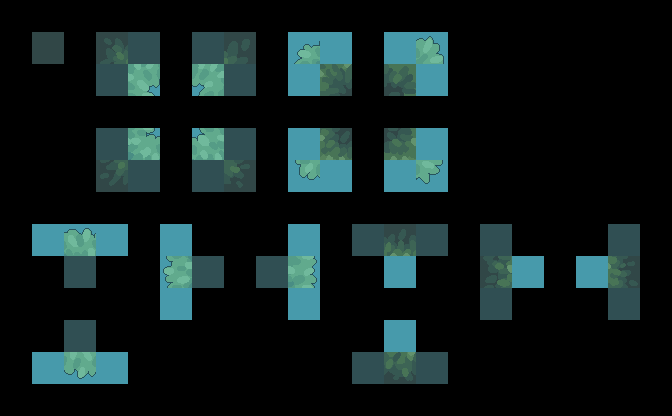

A level layout from a 2D game, rendered from its tile map. Below: a short description, then the map file with its tile-grid data intact:
An orthogonal 21x13 tile map with 32x32 px tiles, 3 tile layers (regions, input_prototype, output_terrain).

<map version="1.10" tiledversion="1.10.2" orientation="orthogonal" renderorder="right-down" width="21" height="13" tilewidth="32" tileheight="32" infinite="0" nextlayerid="5" nextobjectid="1">
 <properties>
  <property name="DeleteTiles" type="bool" value="true" />
  <property name="Disabled" type="bool" value="false" />
 </properties>
 <tileset firstgid="1" source="tilesets.tsx" />
 <layer id="2" name="regions" width="21" height="13" opacity="0.49">
  <data encoding="csv">
0,0,0,0,0,0,0,0,0,0,0,0,0,0,0,0,0,0,0,0,0,
0,81,0,81,81,0,81,81,0,81,81,0,81,81,0,0,0,0,0,0,0,
0,0,0,81,81,0,81,81,0,81,81,0,81,81,0,0,0,0,0,0,0,
0,0,0,0,0,0,0,0,0,0,0,0,0,0,0,0,0,0,0,0,0,
0,0,0,81,81,0,81,81,0,81,81,0,81,81,0,0,0,0,0,0,0,
0,0,0,81,81,0,81,81,0,81,81,0,81,81,0,0,0,0,0,0,0,
0,0,0,0,0,0,0,0,0,0,0,0,0,0,0,0,0,0,0,0,0,
0,81,81,81,0,81,0,0,0,81,0,81,81,81,0,81,0,0,0,81,0,
0,0,81,0,0,81,81,0,81,81,0,0,81,0,0,81,81,0,81,81,0,
0,0,0,0,0,81,0,0,0,81,0,0,0,0,0,81,0,0,0,81,0,
0,0,81,0,0,0,0,0,0,0,0,0,81,0,0,0,0,0,0,0,0,
0,81,81,81,0,0,0,0,0,0,0,81,81,81,0,0,0,0,0,0,0,
0,0,0,0,0,0,0,0,0,0,0,0,0,0,0,0,0,0,0,0,0
</data>
 </layer>
 <layer id="1" name="input_prototype" width="21" height="13" opacity="0.51">
  <data encoding="csv">
0,0,0,0,0,0,0,0,0,0,0,0,0,0,0,0,0,0,0,0,0,
0,74,0,74,74,0,74,74,0,81,81,0,81,81,0,0,0,0,0,0,0,
0,0,0,74,81,0,81,74,0,81,74,0,74,81,0,0,0,0,0,0,0,
37,0,0,0,0,0,0,0,0,0,0,0,0,0,0,0,0,0,0,0,0,
0,0,0,74,81,0,81,74,0,81,74,0,74,81,0,0,0,0,0,0,0,
0,0,0,74,74,0,74,74,0,81,81,0,81,81,0,0,0,0,0,0,0,
0,0,0,0,0,0,0,0,0,82,0,0,0,0,0,0,0,0,0,0,0,
85,81,81,81,0,81,0,0,0,81,0,74,74,74,0,74,0,0,0,74,0,
0,0,74,0,0,81,74,0,74,81,0,0,81,0,0,74,81,0,81,74,0,
0,0,0,0,0,81,0,0,0,81,0,0,0,0,0,74,0,0,0,74,0,
0,0,74,0,0,0,0,0,0,0,0,0,81,0,0,0,0,0,0,0,0,
0,81,81,81,0,0,0,0,0,0,0,74,74,74,0,0,0,0,0,0,0,
0,0,0,0,0,0,0,0,0,0,0,0,0,0,0,0,0,0,0,0,0
</data>
 </layer>
 <layer id="3" name="output_terrain" width="21" height="13" opacity="0.46">
  <data encoding="csv">
0,0,0,4,5,6,0,0,0,10,0,0,0,0,0,0,0,0,0,0,0,
0,74,0,14,0,0,0,17,0,7,0,0,0,22,0,0,0,0,0,0,0,
0,0,0,0,27,0,28,0,0,0,20,0,33,0,0,0,0,0,0,0,0,
0,0,0,0,0,0,0,0,0,0,0,0,0,0,0,0,0,0,0,0,0,
0,0,0,0,39,0,40,0,0,0,31,0,44,0,0,0,0,0,0,0,0,
0,0,0,50,0,0,0,53,0,42,0,0,0,57,0,0,0,0,0,0,0,
0,0,0,0,0,0,0,0,0,0,0,0,0,0,0,0,0,0,0,0,0,
85,0,65,0,0,0,0,0,93,0,0,0,78,0,0,0,0,0,0,0,0,
0,0,0,0,0,75,0,0,0,80,0,0,0,0,0,79,0,0,0,76,0,
0,0,0,0,0,0,0,0,0,0,0,0,0,0,0,0,0,0,0,0,0,
0,0,0,0,0,0,0,0,0,0,0,0,0,0,0,0,0,0,0,0,0,
0,0,90,0,0,0,0,0,0,0,0,0,77,0,0,0,0,0,0,0,0,
0,0,0,0,0,0,0,0,0,0,0,0,0,0,0,0,0,0,0,0,0
</data>
 </layer>
</map>